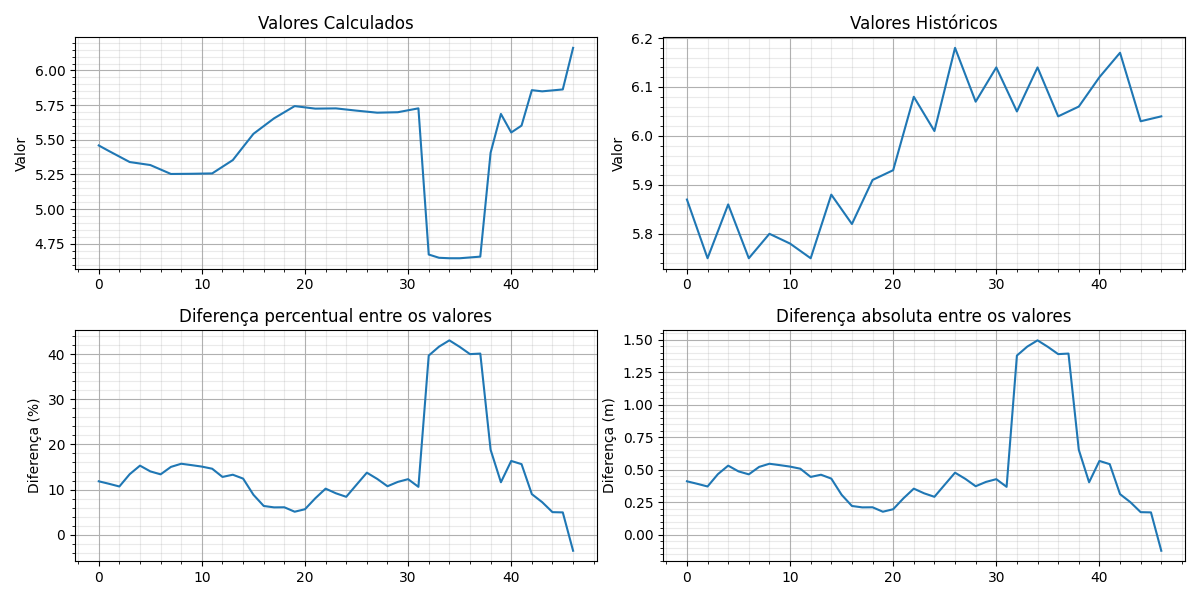

This figure's Python source:
import matplotlib.pyplot as plt
import matplotlib.gridspec as gridspec

min_val = 2.825
max_val = 6.296

sim = 'calculated_values.txt'
sim_values = []
with open(sim, 'r') as f:
    a = f.readlines()
    for line in a:
        sim_values.append(float(line.split('0\t')[1].split('\n')[0]))

dhc = 'historical_values.txt'
dhc_values = []
with open(dhc, 'r') as f:
    a = f.readlines()
    for line in a:
        dhc_values.append(float(line.split('0\t')[1].split('\n')[0]))

new_dhc_values = [dhc_values[0]]
for i in range(1, len(dhc_values)):
    aux = (dhc_values[i - 1] + dhc_values[i]) / 2
    new_dhc_values.append(dhc_values[i - 1])
    new_dhc_values.append(aux)

new_dhc_values.append(dhc_values[-1])

diff = []
diff_abs = []
for i in range(len(new_dhc_values)):
    diff.append((new_dhc_values[i] - sim_values[i]) / (max_val - min_val) * 100)
    diff_abs.append(new_dhc_values[i] - sim_values[i])

gs = gridspec.GridSpec(2, 2)
fig = plt.figure(figsize=(12, 6))
ax1 = fig.add_subplot(gs[0, 0])
ax1.plot(sim_values[1:])
ax1.grid(True)
ax1.minorticks_on()
ax1.grid(b=True, which='minor', color='#999999', linestyle='-', alpha=0.2)
ax1.set_title('Valores Calculados')
ax1.set_ylabel('Valor')

ax2 = fig.add_subplot(gs[0, 1])
ax2.plot(new_dhc_values[1:])
ax2.grid(True)
ax2.minorticks_on()
ax2.grid(b=True, which='minor', color='#999999', linestyle='-', alpha=0.2)
ax2.set_title('Valores Históricos')
ax2.set_ylabel('Valor')

ax3 = fig.add_subplot(gs[1, 0])
ax3.plot(diff[1:])
ax3.grid(True)
ax3.minorticks_on()
ax3.grid(b=True, which='minor', color='#999999', linestyle='-', alpha=0.2)
ax3.set_title('Diferença percentual entre os valores')
ax3.set_ylabel('Diferença (%)')

ax4 = fig.add_subplot(gs[1, 1])
ax4.plot(diff_abs[1:])
ax4.grid(True)
ax4.minorticks_on()
ax4.grid(b=True, which='minor', color='#999999', linestyle='-', alpha=0.2)
ax4.set_title('Diferença absoluta entre os valores')
ax4.set_ylabel('Diferença (m)')

plt.tight_layout()
plt.show()
